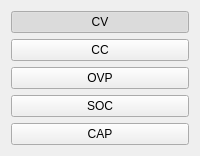
    <widget class="QFrame" name="frame_3">
     <property name="cursor">
      <cursorShape>BlankCursor</cursorShape>
     </property>
     <property name="contextMenuPolicy">
      <enum>Qt::NoContextMenu</enum>
     </property>
     <property name="frameShape">
      <enum>QFrame::NoFrame</enum>
     </property>
     <property name="frameShadow">
      <enum>QFrame::Plain</enum>
     </property>
     <property name="lineWidth">
      <number>0</number>
     </property>
     <layout class="QVBoxLayout" name="verticalLayout_2">
      <item>
       <widget class="QPushButton" name="cv_pushButton">
        <property name="sizePolicy">
         <sizepolicy hsizetype="Preferred" vsizetype="Preferred">
          <horstretch>0</horstretch>
          <verstretch>0</verstretch>
         </sizepolicy>
        </property>
        <property name="cursor">
         <cursorShape>BlankCursor</cursorShape>
        </property>
        <property name="focusPolicy">
         <enum>Qt::NoFocus</enum>
        </property>
        <property name="contextMenuPolicy">
         <enum>Qt::NoContextMenu</enum>
        </property>
        <property name="text">
         <string>CV</string>
        </property>
        <property name="checkable">
         <bool>true</bool>
        </property>
        <property name="checked">
         <bool>true</bool>
        </property>
        <attribute name="buttonGroup">
         <string notr="true">buttonGroup</string>
        </attribute>
       </widget>
      </item>
      <item>
       <widget class="QPushButton" name="cc_pushButton">
        <property name="sizePolicy">
         <sizepolicy hsizetype="Preferred" vsizetype="Preferred">
          <horstretch>0</horstretch>
          <verstretch>0</verstretch>
         </sizepolicy>
        </property>
        <property name="cursor">
         <cursorShape>BlankCursor</cursorShape>
        </property>
        <property name="focusPolicy">
         <enum>Qt::NoFocus</enum>
        </property>
        <property name="contextMenuPolicy">
         <enum>Qt::NoContextMenu</enum>
        </property>
        <property name="text">
         <string>CC</string>
        </property>
        <property name="checkable">
         <bool>true</bool>
        </property>
        <property name="checked">
         <bool>false</bool>
        </property>
        <attribute name="buttonGroup">
         <string notr="true">buttonGroup</string>
        </attribute>
       </widget>
      </item>
      <item>
       <widget class="QPushButton" name="ovp_pushButton">
        <property name="sizePolicy">
         <sizepolicy hsizetype="Preferred" vsizetype="Preferred">
          <horstretch>0</horstretch>
          <verstretch>0</verstretch>
         </sizepolicy>
        </property>
        <property name="cursor">
         <cursorShape>BlankCursor</cursorShape>
        </property>
        <property name="focusPolicy">
         <enum>Qt::NoFocus</enum>
        </property>
        <property name="contextMenuPolicy">
         <enum>Qt::NoContextMenu</enum>
        </property>
        <property name="text">
         <string>OVP</string>
        </property>
        <property name="checkable">
         <bool>true</bool>
        </property>
        <property name="checked">
         <bool>false</bool>
        </property>
        <attribute name="buttonGroup">
         <string notr="true">buttonGroup</string>
        </attribute>
       </widget>
      </item>
      <item>
       <widget class="QPushButton" name="soc_pushButton">
        <property name="sizePolicy">
         <sizepolicy hsizetype="Preferred" vsizetype="Preferred">
          <horstretch>0</horstretch>
          <verstretch>0</verstretch>
         </sizepolicy>
        </property>
        <property name="cursor">
         <cursorShape>BlankCursor</cursorShape>
        </property>
        <property name="focusPolicy">
         <enum>Qt::NoFocus</enum>
        </property>
        <property name="contextMenuPolicy">
         <enum>Qt::NoContextMenu</enum>
        </property>
        <property name="text">
         <string>SOC</string>
        </property>
        <property name="checkable">
         <bool>true</bool>
        </property>
        <property name="checked">
         <bool>false</bool>
        </property>
        <attribute name="buttonGroup">
         <string notr="true">buttonGroup</string>
        </attribute>
       </widget>
      </item>
      <item>
       <widget class="QPushButton" name="cap_pushButton">
        <property name="sizePolicy">
         <sizepolicy hsizetype="Preferred" vsizetype="Preferred">
          <horstretch>0</horstretch>
          <verstretch>0</verstretch>
         </sizepolicy>
        </property>
        <property name="cursor">
         <cursorShape>BlankCursor</cursorShape>
        </property>
        <property name="focusPolicy">
         <enum>Qt::NoFocus</enum>
        </property>
        <property name="contextMenuPolicy">
         <enum>Qt::NoContextMenu</enum>
        </property>
        <property name="text">
         <string>CAP</string>
        </property>
        <property name="checkable">
         <bool>true</bool>
        </property>
        <property name="checked">
         <bool>false</bool>
        </property>
        <attribute name="buttonGroup">
         <string notr="true">buttonGroup</string>
        </attribute>
       </widget>
      </item>
     </layout>
    </widget>
